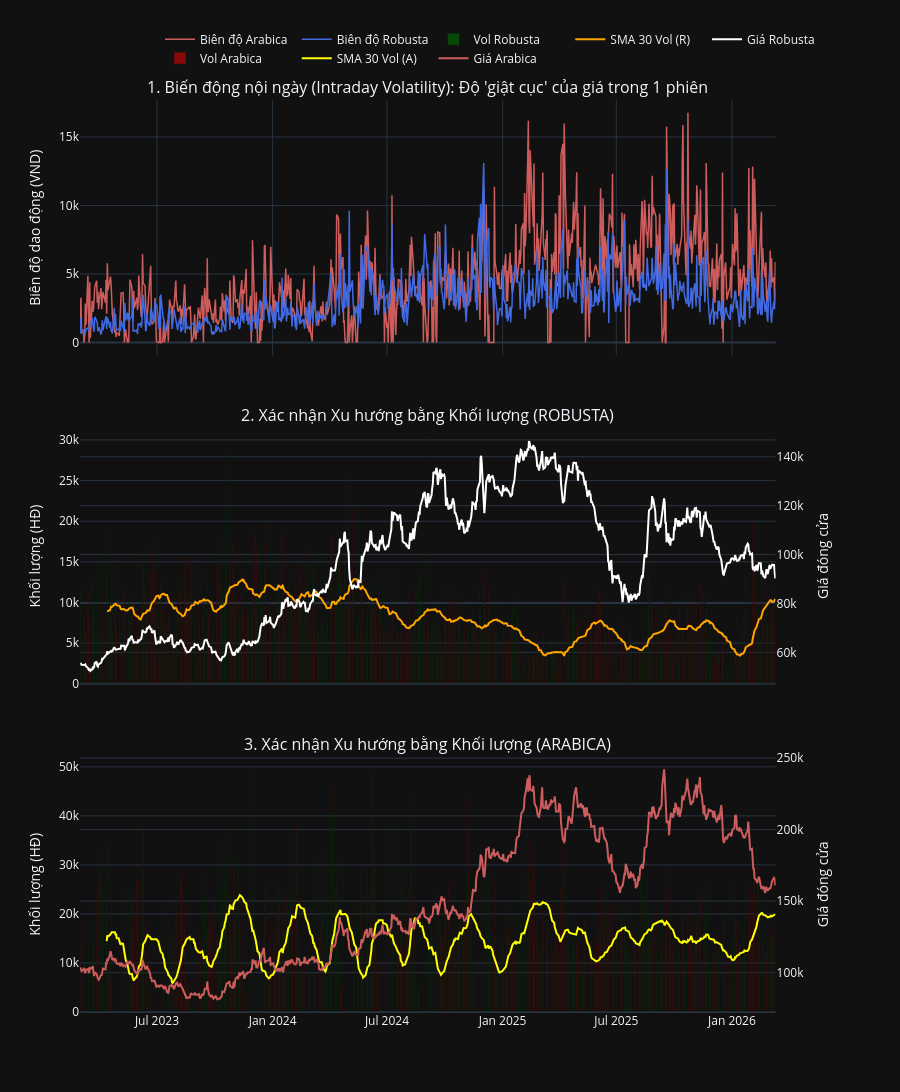

Notebook code cell kept with this figure:
### Markdown cell above
##  4. Biểu đồ : Biến động Nội ngày & Phân tích Khối lượng

### Mô tả biểu đồ
Dashboard 2 hàng:

**Hàng 1 — Biến động nội ngày (Intraday Volatility)**:
- Tính bằng `High − Low` mỗi phiên (VND/kg)
- So sánh biên độ dao động của Arabica (đỏ) và Robusta (xanh)

**Hàng 2 — Xác nhận xu hướng bằng khối lượng (Robusta)**:
- **Cột màu xanh/đỏ**: Khối lượng giao dịch từng phiên (trục trái)
- **Đường cam**: SMA 20 ngày của Volume, làm đường mốc trung bình
- **Đường trắng**: Giá đóng cửa (trục phải) — để xem liệu xu hướng giá có được xác nhận bởi volume không

### Nhận xét
- Arabica có **biên độ nội ngày lớn hơn** Robusta, phản ánh tính đầu cơ cao hơn
- Các đợt tăng/giảm giá mạnh thường đi kèm với **spike volume** — xác nhận tín hiệu xu hướng
- Volume Robusta ổn định và có xu hướng tăng theo giá, cho thấy xu hướng tăng được xác nhận

### Code cell
arabica_df['Intraday_Vol'] = arabica_df['High'] - arabica_df['Low']
robusta_df['Intraday_Vol'] = robusta_df['High'] - robusta_df['Low']

arabica_df['Vol_SMA_30'] = arabica_df['Vol.'].rolling(window=30).mean()
robusta_df['Vol_SMA_30'] = robusta_df['Vol.'].rolling(window=30).mean()


colors_robusta = ['green' if close >= open_p else 'red' for close, open_p in zip(robusta_df['Price'], robusta_df['Open'])]
colors_arabica = ['green' if close >= open_p else 'red' for close, open_p in zip(arabica_df['Price'], arabica_df['Open'])]



fig = make_subplots(
    rows=3, cols=1,
    shared_xaxes=True,
    vertical_spacing=0.08,
    specs=[[{"secondary_y": False}],
           [{"secondary_y": True}],
           [{"secondary_y": True}]],
    subplot_titles=(
        "1. Biến động nội ngày (Intraday Volatility): Độ 'giật cục' của giá trong 1 phiên",
        "2. Xác nhận Xu hướng bằng Khối lượng (ROBUSTA)",
        "3. Xác nhận Xu hướng bằng Khối lượng (ARABICA)"
    )
)


fig.add_trace(go.Scatter(x=arabica_df['Date'], y=arabica_df['Intraday_Vol'],
                         mode='lines', name='Biên độ Arabica', line=dict(color='indianred', width=1.5)),
              row=1, col=1)

fig.add_trace(go.Scatter(x=robusta_df['Date'], y=robusta_df['Intraday_Vol'],
                         mode='lines', name='Biên độ Robusta', line=dict(color='royalblue', width=1.5)),
              row=1, col=1)

fig.add_trace(go.Bar(x=robusta_df['Date'], y=robusta_df['Vol.'],
                     name='Vol Robusta', marker_color=colors_robusta, opacity=0.5),
              row=2, col=1, secondary_y=False)

fig.add_trace(go.Scatter(x=robusta_df['Date'], y=robusta_df['Vol_SMA_30'],
                         mode='lines', name='SMA 30 Vol (R)', line=dict(color='orange', width=2)),
              row=2, col=1, secondary_y=False)

fig.add_trace(go.Scatter(x=robusta_df['Date'], y=robusta_df['Price'],
                         mode='lines', name='Giá Robusta', line=dict(color='white', width=2)),
              row=2, col=1, secondary_y=True)


fig.add_trace(go.Bar(x=arabica_df['Date'], y=arabica_df['Vol.'],
                     name='Vol Arabica', marker_color=colors_arabica, opacity=0.5),
              row=3, col=1, secondary_y=False)

fig.add_trace(go.Scatter(x=arabica_df['Date'], y=arabica_df['Vol_SMA_30'],
                         mode='lines', name='SMA 30 Vol (A)', line=dict(color='yellow', width=2)),
              row=3, col=1, secondary_y=False)


fig.add_trace(go.Scatter(x=arabica_df['Date'], y=arabica_df['Price'],
                         mode='lines', name='Giá Arabica', line=dict(color='indianred', width=2)),
              row=3, col=1, secondary_y=True)



fig.update_layout(
    height=1100,
    template='plotly_dark',
    hovermode='x unified',
    legend=dict(orientation="h", yanchor="bottom", y=1.03, xanchor="right", x=1)
)



fig.update_yaxes(title_text="Biên độ dao động (VND)", row=1, col=1)

fig.update_yaxes(title_text="Khối lượng (HĐ)", row=2, col=1, secondary_y=False)
fig.update_yaxes(title_text="Giá đóng cửa", row=2, col=1, secondary_y=True)
# Hàng 3 (Arabica)
fig.update_yaxes(title_text="Khối lượng (HĐ)", row=3, col=1, secondary_y=False)
fig.update_yaxes(title_text="Giá đóng cửa", row=3, col=1, secondary_y=True)

fig.show()

### Figure 1 — Plotly figure (JSON) as saved in the notebook; plotly's stock layout.template omitted (floating-point values rounded to 4 significant figures; data arrays with more than 128 entries replaced by an {"elided": "..."} marker saying what was removed)
{"data": [{"line": {"color": "indianred", "width": 1.5}, "mode": "lines", "name": "Biên độ Arabica", "type": "scatter", "x": {"elided": "761 str values"}, "xaxis": "x", "y": {"elided": "761 float values"}, "yaxis": "y"}, {"line": {"color": "royalblue", "width": 1.5}, "mode": "lines", "name": "Biên độ Robusta", "type": "scatter", "x": {"elided": "766 str values"}, "xaxis": "x", "y": {"elided": "766 float values"}, "yaxis": "y"}, {"marker": {"color": {"elided": "766 str values"}}, "name": "Vol Robusta", "opacity": 0.5, "type": "bar", "x": {"elided": "766 str values"}, "xaxis": "x2", "y": {"elided": "766 float values"}, "yaxis": "y2"}, {"line": {"color": "orange", "width": 2}, "mode": "lines", "name": "SMA 30 Vol (R)", "type": "scatter", "x": {"elided": "766 str values"}, "xaxis": "x2", "y": {"elided": "766 float values"}, "yaxis": "y2"}, {"line": {"color": "white", "width": 2}, "mode": "lines", "name": "Giá Robusta", "type": "scatter", "x": {"elided": "766 str values"}, "xaxis": "x2", "y": {"elided": "766 float values"}, "yaxis": "y3"}, {"marker": {"color": {"elided": "761 str values"}}, "name": "Vol Arabica", "opacity": 0.5, "type": "bar", "x": {"elided": "761 str values"}, "xaxis": "x3", "y": {"elided": "761 float values"}, "yaxis": "y4"}, {"line": {"color": "yellow", "width": 2}, "mode": "lines", "name": "SMA 30 Vol (A)", "type": "scatter", "x": {"elided": "761 str values"}, "xaxis": "x3", "y": {"elided": "761 float values"}, "yaxis": "y4"}, {"line": {"color": "indianred", "width": 2}, "mode": "lines", "name": "Giá Arabica", "type": "scatter", "x": {"elided": "761 str values"}, "xaxis": "x3", "y": {"elided": "761 float values"}, "yaxis": "y5"}], "layout": {"annotations": [{"font": {"size": 16}, "showarrow": false, "text": "1. Biến động nội ngày (Intraday Volatility): Độ 'giật cục' của giá trong 1 phiên", "x": 0.47, "xanchor": "center", "xref": "paper", "y": 1, "yanchor": "bottom", "yref": "paper"}, {"font": {"size": 16}, "showarrow": false, "text": "2. Xác nhận Xu hướng bằng Khối lượng (ROBUSTA)", "x": 0.47, "xanchor": "center", "xref": "paper", "y": 0.64, "yanchor": "bottom", "yref": "paper"}, {"font": {"size": 16}, "showarrow": false, "text": "3. Xác nhận Xu hướng bằng Khối lượng (ARABICA)", "x": 0.47, "xanchor": "center", "xref": "paper", "y": 0.28, "yanchor": "bottom", "yref": "paper"}], "height": 1100, "hovermode": "x unified", "legend": {"orientation": "h", "x": 1, "xanchor": "right", "y": 1.03, "yanchor": "bottom"}, "xaxis": {"anchor": "y", "domain": [0, 0.94], "matches": "x3", "showticklabels": false}, "xaxis2": {"anchor": "y2", "domain": [0, 0.94], "matches": "x3", "showticklabels": false}, "xaxis3": {"anchor": "y4", "domain": [0, 0.94]}, "yaxis": {"anchor": "x", "domain": [0.72, 1], "title": {"text": "Biên độ dao động (VND)"}}, "yaxis2": {"anchor": "x2", "domain": [0.36, 0.64], "title": {"text": "Khối lượng (HĐ)"}}, "yaxis3": {"anchor": "x2", "overlaying": "y2", "side": "right", "title": {"text": "Giá đóng cửa"}}, "yaxis4": {"anchor": "x3", "domain": [0, 0.28], "title": {"text": "Khối lượng (HĐ)"}}, "yaxis5": {"anchor": "x3", "overlaying": "y4", "side": "right", "title": {"text": "Giá đóng cửa"}}}}
